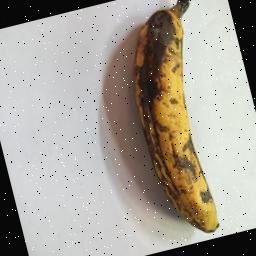
#> input picture data/dev/banana_dev_0101.jpg, 256 x 256 px
$ python -i segment.py   (imports and definitions only)
#> lines starting #> are read from the running program, lines starting #| are printed output that depends on the picture; after the words box and inside, x2 and y2 are one past the last pixel; in counts of white or black regions, pixels touching at a corner belong together
import numpy as np
from skimage import color, filters, morphology, measure, util
from scipy import ndimage as ndi


def _largest_component(mask: np.ndarray) -> np.ndarray:
    labeled = measure.label(mask, connectivity=2)
    if labeled.max() == 0:
        return mask
    props = measure.regionprops(labeled)
    largest = max(props, key=lambda p: p.area)
    return labeled == largest.label


def segment_banana_mask(rgb: np.ndarray, sigma: float = 1.2) -> np.ndarray:

#> called with sigma = 1.2
    if rgb.ndim != 3:
        raise ValueError("Expected RGB image (H,W,3).")


    rgb_f = util.img_as_float(rgb)
    hsv = color.rgb2hsv(rgb_f)
#> hsv: shape (256, 256, 3) float64; mean of channels 0, 1, 2 0.273, 0.141, 0.668
    s = hsv[:, :, 1]
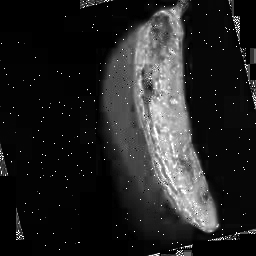
#> s: shape (256, 256) float64; min 0, max 1, mean 0.141

    # low-pass filter
    s_smooth = filters.gaussian(s, sigma=sigma)
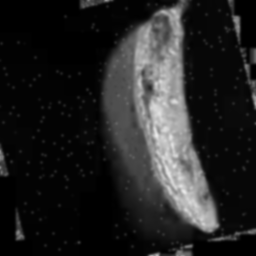
#> s_smooth: shape (256, 256) float64; min 0, max 0.92, mean 0.142

    # Automatic threshold
    t = filters.threshold_otsu(s_smooth)
#> t = 0.282
    mask = s_smooth > t
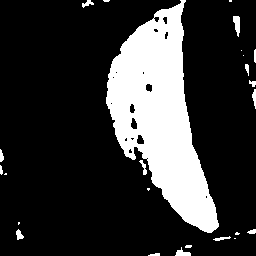
#> mask: shape (256, 256) bool; 20.7% white; 25 white regions (10 under 20 px), largest, box (x1, y1, x2, y2) and area: (106, 0, 219, 233) 12855, (233, 16, 240, 37) 100, (175, 247, 191, 256) 75


    # Cleanup
    mask = morphology.remove_small_objects(mask, min_size=800)
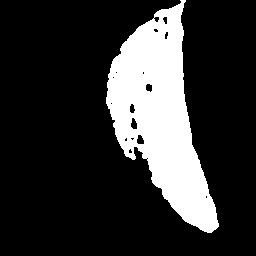
#> mask: shape (256, 256) bool; 19.6% white; 1 white region, box (x1, y1, x2, y2) and area: (106, 0, 219, 233) 12855
    mask = morphology.binary_closing(mask, morphology.disk(7))
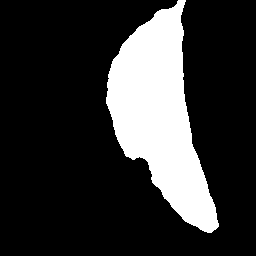
#> mask: shape (256, 256) bool; 20.2% white; 1 white region, box (x1, y1, x2, y2) and area: (106, 0, 219, 233) 13241
    mask = morphology.binary_opening(mask, morphology.disk(5))
#> mask: shape (256, 256) bool; 20.1% white; 1 white region, box (x1, y1, x2, y2) and area: (106, 5, 219, 233) 13169
    mask = ndi.binary_fill_holes(mask)

    #  keeps the biggest object
    mask = _largest_component(mask)
#> in _largest_component, `labeled = measure.label(mask, connectivity=2)`: labeled: shape (256, 256) int32; values 0 (black) and 1 (white), 20.1% white; 1 white region
#> in _largest_component, `props = measure.regionprops(labeled)`: props = 1 regions; box (x1, y1, x2, y2) and area: (106, 5, 219, 233) 13169

    return mask.astype(bool)

>>> import cv2
>>> picture = cv2.cvtColor(cv2.imread('../data/dev/banana_dev_0101.jpg'), cv2.COLOR_BGR2RGB)
>>> result = segment_banana_mask(picture)

$ run again, on data/dev/banana_dev_0119.jpg
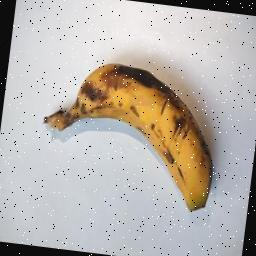
#> input picture data/dev/banana_dev_0119.jpg, 256 x 256 px
#> hsv: shape (256, 256, 3) float64; mean of channels 0, 1, 2 0.45, 0.137, 0.744
#> in segment_banana_mask, `s_smooth = filters.gaussian(s, sigma=sigma)`:
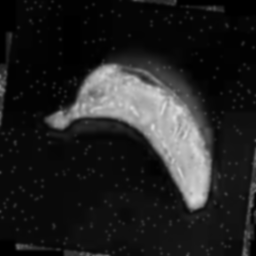
#> s_smooth: shape (256, 256) float64; min 0, max 0.867, mean 0.137
#> t = 0.35
#> in segment_banana_mask, `mask = morphology.binary_closing(mask, morphology.disk(7))`:
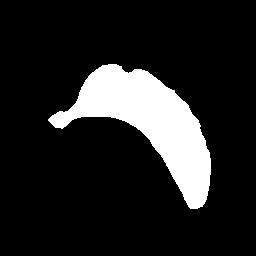
#> mask: shape (256, 256) bool; 13.7% white; 1 white region, box (x1, y1, x2, y2) and area: (48, 64, 211, 209) 8977
#> labeled: shape (256, 256) int32; values 0 (black) and 1 (white), 13.6% white; 1 white region
#> props = 1 regions; box (x1, y1, x2, y2) and area: (50, 64, 211, 209) 8945

$ run again, on data/dev/banana_dev_0127.jpg
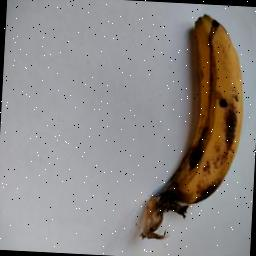
#> input picture data/dev/banana_dev_0127.jpg, 256 x 256 px
#> hsv: shape (256, 256, 3) float64; mean of channels 0, 1, 2 0.523, 0.176, 0.578
#> in segment_banana_mask, `s_smooth = filters.gaussian(s, sigma=sigma)`:
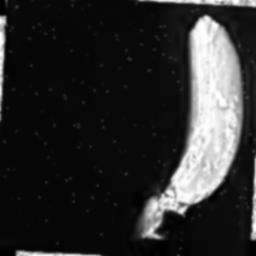
#> s_smooth: shape (256, 256) float64; min 0, max 1, mean 0.176
#> t = 0.435
#> in segment_banana_mask, `mask = morphology.binary_opening(mask, morphology.disk(5))`:
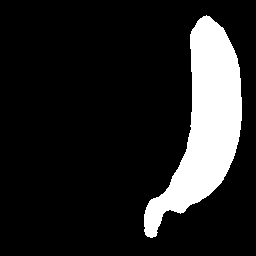
#> mask: shape (256, 256) bool; 14.4% white; 1 white region, box (x1, y1, x2, y2) and area: (144, 15, 242, 238) 9451
#> labeled: shape (256, 256) int32; values 0 (black) and 1 (white), 14.4% white; 1 white region
#> props = 1 regions; box (x1, y1, x2, y2) and area: (144, 15, 242, 238) 9451

$ run again, on data/dev/banana_dev_0135.jpg
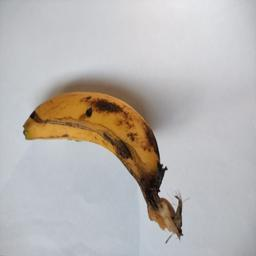
#> input picture data/dev/banana_dev_0135.jpg, 256 x 256 px
#> hsv: shape (256, 256, 3) float64; mean of channels 0, 1, 2 0.548, 0.121, 0.747
#> in segment_banana_mask, `s = hsv[:, :, 1]`:
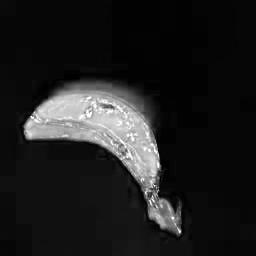
#> s: shape (256, 256) float64; min 0, max 1, mean 0.121
#> t = 0.361
#> in segment_banana_mask, `mask = morphology.binary_opening(mask, morphology.disk(5))`:
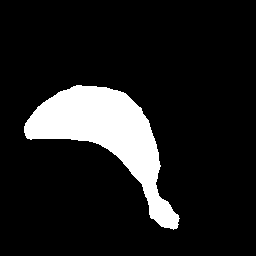
#> mask: shape (256, 256) bool; 12.3% white; 1 white region, box (x1, y1, x2, y2) and area: (24, 85, 180, 230) 8054
#> labeled: shape (256, 256) int32; values 0 (black) and 1 (white), 12.3% white; 1 white region
#> props = 1 regions; box (x1, y1, x2, y2) and area: (24, 85, 180, 230) 8054
